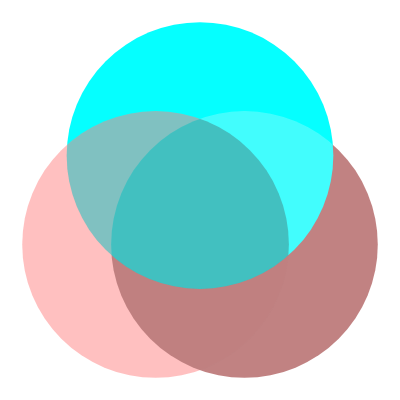
Frame 1 (no input)
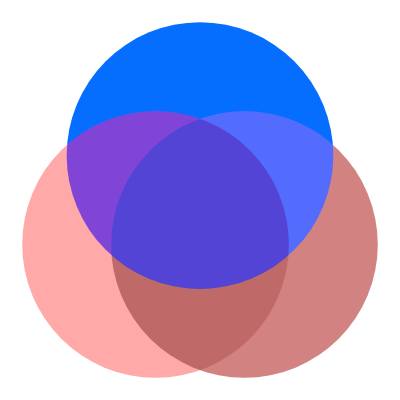
Frame 60 (no input)
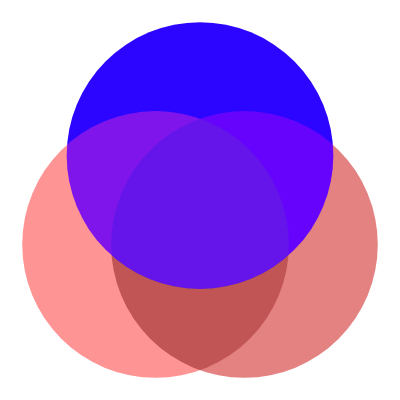
Frame 120 (the mouse pressed at the canvas centre since frame 60)

The p5.js sketch that drew these frames (run headless with seeded random() and noise() and a simulated clock; from frame 60 on, the mouse is pressed at the canvas centre):

// p5.js sketch
// ── sketch.js
function setup() {

  createCanvas( 400, 400 );

  colorMode( HSB, 255 );
  blendMode( DIFFERENCE );

}

function draw() {

	clear();
	let time = millis();

	let hueValue = 127 + 127 * sin( time * 0.0002 );
	let satValue = 127 + 127 * sin( time * 0.0004 );
	let brightValue = 127 + 127 * sin( time * 0.0003 );

	let diameter = height / 1.5;

  	noStroke();

	push();
  		translate( width / 2, height / 2 - diameter/6 );

		fill( color( hueValue, 255, 255, 250 ) );
  		ellipse( 0, 0, diameter, diameter );
  	pop();

	push();
  		translate( width / 2 - diameter/6, height / 2 + diameter/6 );

  		fill( color ( 255, satValue, 255, 125 ) );
  		ellipse( 0, 0, diameter, diameter );
  	pop();

  	push();
  		translate( width / 2 + diameter / 6, height / 2 + diameter / 6 );

		fill( color ( 255, 255, brightValue, 125 ) );
  		ellipse( 0, 0, diameter, diameter );
  	pop();

}
